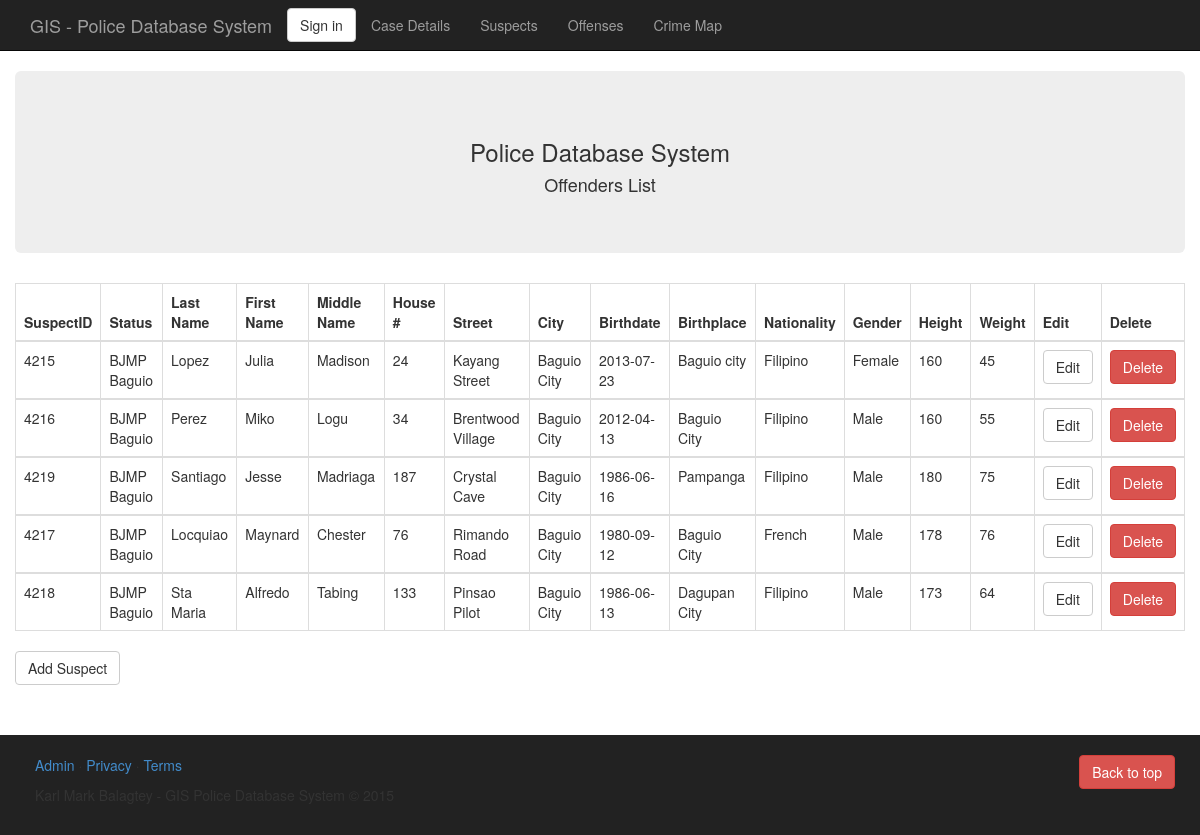
Screenshot of /suspects.php with the database file from the repository.
### tables this page shows
CREATE TABLE IF NOT EXISTS `suspect_data` (
  `SuspectID` int(15) NOT NULL,
  `Status` varchar(25) NOT NULL,
  `LastName` varchar(50) NOT NULL,
  `FirstName` varchar(30) NOT NULL,
  `MiddleName` varchar(30) NOT NULL,
  `BirthDate` date NOT NULL,
  `BirthPlace` varchar(50) NOT NULL,
  `Occupation` varchar(50) NOT NULL,
  `Nationality` varchar(10) NOT NULL,
  `Gender` varchar(10) NOT NULL,
  `Height` int(20) NOT NULL,
  `Weight` int(20) NOT NULL,
  `Marital_Status` varchar(20) NOT NULL,
  `Barangay_ID` int(5) NOT NULL,
  `City` varchar(20) NOT NULL,
  `HouseNumber` int(4) NOT NULL,
  `StreetName` varchar(20) NOT NULL
);

### suspects.php (the view, shortened to what this page needs)
<!DOCTYPE html>
<html lang="en">
	<head>
		<link rel="stylesheet" href="css/bootstrap.min.css">
		<link rel="stylesheet" type="text/css" href="css/main.css">
	</head>
	<body>
		<?php include 'assets/header.php'; ?>
		<section class="container-fluid">
			<div class="jumbotron">
				<h3 class="text-center">Police Database System</h3>
				<h4 class="text-center">Offenders List</h4>
			</div>
			<div class="table-responsive">
				<?php
					include('assets/config.php');
					$query = "SELECT * FROM suspect_data";
					$result = $conn->query($query);
					$num_results = $result->num_rows;
						if ($num_results > 0) {
						    echo "<table name='s_table' class='table table-bordered'>";
						    echo "	<thead>
						    			<tr>
						    				<th>SuspectID</th>
						    				<th>Status</th>
						    				<th>Last Name</th>
						    				<th>First Name</th>
						    				<th>Middle Name</th>
						    				<th>House #</th>
						    				<th>Street</th>
						    				<th>City</th>
						    				<th>Birthdate</th>
						    				<th>Birthplace</th>
						    				<th>Nationality</th>
						    				<th>Gender</th>
						    				<th>Height</th>
						    				<th>Weight</th>
						    				<th>Edit</th>
						    				<th>Delete</th>
						    			</tr>
						    		</thead>";
						    while($row = $result->fetch_assoc()) {
						    	extract($row);
						        echo "<tbody>";
						        echo "<tr>";
						        echo "<td>{$SuspectID}</td>";
						        echo "<td>{$Status}</td>";
						        echo "<td>{$LastName}</td>";
						        echo "<td>{$FirstName}</td>";
						        echo "<td>{$MiddleName}</td>";
						        echo "<td>{$HouseNumber}</td>";
						        echo "<td>{$StreetName}</td>";
						        echo "<td>{$City}</td>";
						        echo "<td>{$BirthDate}</td>";
						        echo "<td>{$BirthPlace}</td>";
						        echo "<td>{$Nationality}</td>";
						        echo "<td>{$Gender}</td>";
						        echo "<td>{$Height}</td>";
						        echo "<td>{$Weight}</td>";
								echo "<td><a href='assets/suspectUpdate.php?id={$SuspectID}' class='btn btn-default'>Edit</a></td>";
						        echo "<td><a href='#' onclick='delete_user({$SuspectID});' class='btn btn-danger'>Delete</a></td>";
						        echo "</tr>";
						        echo "</tbody>";
						    }
						    echo "</table>";
						} else {
						    echo "No records found.";
						}
				?>
				<a class="addbtn btn btn-default" href="#" id="addSuspect">Add Suspect</a>
			</div>
		</section>
		<?php include 'assets/footer.php'; ?>
	</body>
</html>

### assets/header.php (shortened to what this page needs)
<header>
      	<div class="navbar-wrapper">
        <div class="navbar navbar-inverse navbar-static-top" role="navigation">
          <div class="container">
            <div class="navbar-header">
              <a class="navbar-brand" href="index.php">GIS - Police Database System</a>
            	<button type="button" id="login" class="btn btn-default navbar-btn">Sign in</button>
            </div>
            <div class="navbar-collapse collapse">
              <ul class="nav navbar-nav">
                <li><a href="casedetails.php">Case Details</a></li>
                <li><a href="suspects.php">Suspects</a></li>
                <li><a href="offenses.php">Offenses</a></li>
                <li><a href="crimemap.php">Crime Map</a></li>
              </ul>
            </div>
          </div>
        </div>
    </div>
</header>

### assets/footer.php
<footer class="footerNav">
	<div class="container">
		<p class="pull-right"><a class="btn btn-danger" href="#">Back to top</a></p>
		<p><a href="http://karl.balagtey.com">Admin </a> &middot; <a href="#">Privacy</a> &middot; <a href="#">Terms</a></p>
		<p> Karl Mark Balagtey - GIS Police Database System &copy; 2015</p>
	</div>
</footer>

### css/main.css (style rules this page uses)
.footerNav { background: #222; padding: 20px; margin-top: 50px; }

### rows the page displays
suspect_data: SuspectID "4215", Status "BJMP Baguio", LastName "Lopez", FirstName "Julia", MiddleName "Madison", HouseNumber "24", StreetName "Kayang Street", City "Baguio City", BirthDate "2013-07-23", BirthPlace "Baguio city", Nationality "Filipino", Gender "Female", Height "160", Weight "45"
suspect_data: SuspectID "4216", Status "BJMP Baguio", LastName "Perez", FirstName "Miko", MiddleName "Logu", HouseNumber "34", StreetName "Brentwood Village", City "Baguio City", BirthDate "2012-04-13", BirthPlace "Baguio City", Nationality "Filipino", Gender "Male", Height "160", Weight "55"
suspect_data: SuspectID "4219", Status "BJMP Baguio", LastName "Santiago", FirstName "Jesse", MiddleName "Madriaga", HouseNumber "187", StreetName "Crystal Cave", City "Baguio City", BirthDate "1986-06-16", BirthPlace "Pampanga", Nationality "Filipino", Gender "Male", Height "180", Weight "75"
suspect_data: SuspectID "4217", Status "BJMP Baguio", LastName "Locquiao", FirstName "Maynard", MiddleName "Chester", HouseNumber "76", StreetName "Rimando Road", City "Baguio City", BirthDate "1980-09-12", BirthPlace "Baguio City", Nationality "French", Gender "Male", Height "178", Weight "76"
suspect_data: SuspectID "4218", Status "BJMP Baguio", LastName "Sta Maria", FirstName "Alfredo", MiddleName "Tabing", HouseNumber "133", StreetName "Pinsao Pilot", City "Baguio City", BirthDate "1986-06-13", BirthPlace "Dagupan City", Nationality "Filipino", Gender "Male", Height "173", Weight "64"
